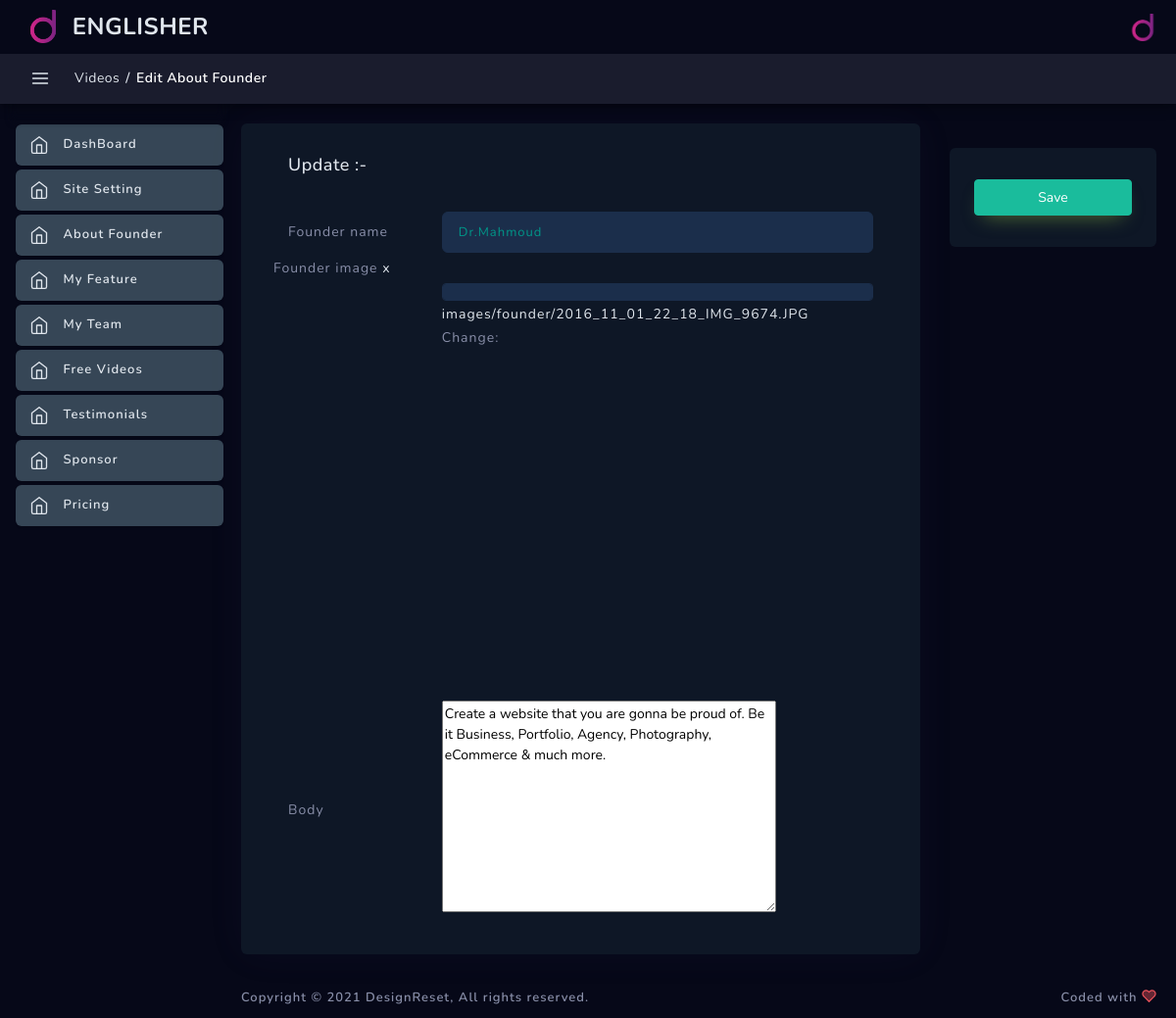
The app's page /dashboard/about/edit/1/ (signed in) with its own data.
### englisher/models.py (models this page shows)
class AboutFounder(SingletonModel):
    founder_name = models.CharField(max_length=250)
    founder_image = models.ImageField(upload_to="images/founder/")
    body = models.TextField()
    def __str__(self):
        return "About Founder"
    class Meta:
        verbose_name = "About Founder"

### englisher/dashbord/solo/views.py (the view)
class AboutUpdateView(AboutMixin,
                         GetSuccessUrlOverrideAboutMixin,
                         UpdateView):
    template_name = "dashboard/dash_template/about_config/form.html"
    permission_required = "englisher.change_aboutfounder"

### templates/dashboard/dash_template/about_config/form.html (shortened to what this page needs)
{% extends 'dashboard/base.html' %}
{% load static %}
{% load widget_tweaks %}
{% block pagelevelcss %}
<link href="{% static 'dashboard/assets/css/apps/invoice-add.css' %}" rel="stylesheet" type="text/css" />
<link rel="stylesheet" type="text/css" href="{% static 'dashboard/plugins/dropify/dropify.min.css' %}">
<link rel="stylesheet" type="text/css" href="{% static 'dashboard/assets/css/forms/theme-checkbox-radio.cs' %}s">
<link href="{% static 'dashboard/plugins/flatpickr/flatpickr.css' %}" rel="stylesheet" type="text/css">
<link href="{% static 'dashboard/plugins/flatpickr/custom-flatpickr.css' %}" rel="stylesheet" type="text/css">
<link href="{% static 'dashboard/assets/css/scrollspyNav.css' %}" rel="stylesheet" type="text/css" />
<link rel="stylesheet" href="{% static 'dashboard/plugins/editors/markdown/simplemde.min.css' %}">
<link href="{% static 'dashboard/plugins/file-upload/file-upload-with-preview.min.css' %}" rel="stylesheet" type="text/css" />
<link rel="stylesheet" type="text/css" href="{% static 'dashboard/assets/css/forms/switches.css' %}">
{% endblock pagelevelcss %}
{% block breadcrumb %}
<li class="breadcrumb-item"><a href="{% url 'pricing-list' %}">Videos</a></li>
<li class="breadcrumb-item active" aria-current="page"><span>{% if object %}Edit {{object}}{% else %}Create New Video{% endif %}</span></li>
{% endblock breadcrumb %}
{% block content %}
<div class="row invoice layout-top-spacing layout-spacing">
    <div class="col-xl-12 col-lg-12 col-md-12 col-sm-12 col-12">
        <div class="doc-container">
            <div class="row">
                <div class="col-xl-9">
                    <div class="invoice-content">
                        <div class="invoice-detail-body">
                            <div class="invoice-detail-header">
                                <div class="row justify-content-around">
                                    <div class="col-xl-12 invoice-address-company">
                                        <h4>{% if object %}Update {{edit}}:-{% else %}Create New Video:-{% endif %}</h4>
                                        <div class="invoice-address-company-fields">
                                            <form id="supmit-form" method="post" enctype="multipart/form-data">
                                                <div class="form-group row pt-3">
                                                    <label for="{{ form.founder_name.id_for_label }}" class="col-sm-3 col-form-label col-form-label-sm">{{ form.founder_name.label }}</label>
                                                    <div class="col-sm-9">
                                                        {{ form.founder_name|add_class:'form-control form-control-sm' }}
                                                    </div>
                                                </div>
                                                <div class="custom-file-container row" data-upload-id="myFirstImage">
                                                    <label>{{ form.founder_image.label }}
                                                        <a href="javascript:void(0)" class=" custom-file-container__image-clear" title="Clear Image">x</a>
                                                    </label>
                                                    <div class="col-sm-9 offset-sm-3">
                                                        <label class="custom-file-container__custom-file" >
                                                            {{ form.founder_image|add_class:'custom-file-container__custom-file__custom-file-input' }}
                                                            <span class="custom-file-container__custom-file__custom-file-control"></span>
                                                        </label>
                                                        <div class="custom-file-container__image-preview"></div>
                                                    </div>
                                                </div>
                                                <div class="form-group row pt-3">
                                                    <label for="{{ form.body.id_for_label }}" class="col-sm-3 col-form-label col-form-label-sm">{{ form.body.label }}</label>
                                                    <div class="col-sm-9">
                                                        {{ form.body|add_class:"demo1"|append_attr:"id:test" }}
                                                    </div>
                                                </div>
                                            </form>
                                        </div>
                                    </div>
                                </div>
                            </div>
                        </div>
                    </div>
                </div>
                <div class="col-xl-3">
                    <div class="invoice-actions-btn">
                        <div class="invoice-action-btn">
                            <div class="row">
                                <div class="col-xl-12 col-md-4">
                                    <button class="btn btn-success btn-download w-100" form="supmit-form" type="submit">Save</button>
                                </div>
                            </div>
                        </div>
                    </div>
                </div>
            </div>
        </div>
    </div>
</div>
{% endblock content %}

### englisher/static/dashboard/assets/css/dashboard/dash_1.css (style rules this page uses)
.layout-spacing { padding-bottom: 25px; }

### englisher/static/dashboard/assets/css/apps/invoice-add.css (style rules this page uses)
.invoice-detail-body { padding: 0; padding-top: 32px; padding-bottom: 32px; background-color: #0e1726; box-shadow: 0 0 40px 0 rgba(94, 92, 154, 0.06); border-radius: 6px; }
.invoice-content .invoice-detail-header { padding: 0 48px; }
.invoice-content .invoice-address-company h4 { font-size: 18px; margin-bottom: 20px; }
.invoice-content .invoice-address-company .invoice-address-company-fields label { font-size: 14px; color: #888ea8; min-width: 75px; align-self: center; margin-bottom: 0; }
.invoice-content .invoice-address-company .invoice-address-company-fields .form-group { margin-bottom: 5px; }
.invoice-actions-btn { padding: 25px; padding-top: 32px; padding-bottom: 32px; margin-top: 25px; background-color: #0e1726; border-radius: 6px; }

### englisher/static/dashboard/assets/css/main.css (style rules this page uses)
html { min-height: 100%; }
body { color: #888ea8; height: 100%; font-size: 0.875rem; background: #f1f2f3; overflow-x: hidden; overflow-y: auto; letter-spacing: 0.0312rem; font-family: 'Nunito', sans-serif; }
h1, h2, h3, h4, h5, h6 { color: #3b3f5c; }
a { color: #e0e6ed; outline: none; }
textarea { outline: none; }
.form-group label, label { font-size: 15px; color: #e3e4eb; letter-spacing: 1px; }
.form-control { height: auto; border: 1px solid #1b2e4b; color: #009688; font-size: 15px; padding: 8px 10px; letter-spacing: 1px; height: calc(1.4em + 1.4rem + 2px); padding: .75rem 1.25rem; border-radius: 6px; background: #1b2e4b; }
.form-control.form-control-sm { padding: 7px 16px; font-size: 13px; }
.btn { padding: 0.4375rem 1.25rem; text-shadow: none; font-size: 14px; color: #3b3f5c; font-weight: normal; white-space: normal; word-wrap: break-word; transition: .2s ease-out; touch-action: manipulation; cursor: pointer; background-color: #f1f2f3; box-shadow: 0px 5px 20px 0 rgba(0, 0, 0, 0.1); will-change: opacity, transform; transition: all 0.3s ease-out; -webkit-transition: all 0.3s ease-out; }
.btn-success { color: #fff !important; background-color: #1abc9c; border-color: #1abc9c; box-shadow: 0 10px 20px -10px rgba(141, 191, 66, 0.59); }

### englisher/static/dashboard/assets/css/structure.css (style rules this page uses)
html { min-height: 100%; }
body { color: #888ea8; height: 100%; font-size: 0.875rem; background: #060818; overflow-x: hidden; overflow-y: auto; letter-spacing: 0.0312rem; font-family: 'Nunito', sans-serif; }
h1, h2, h3, h4, h5, h6 { color: #e0e6ed; }
.layout-top-spacing { margin-top: 20px; }
.layout-spacing { padding-bottom: 40px; }
.sub-header-container .breadcrumb-one .breadcrumb-item { align-self: center; display: flex; }
.sub-header-container .breadcrumb-one .breadcrumb-item a { color: #e0e6ed; vertical-align: sub; }
.sub-header-container .breadcrumb-one .breadcrumb-item span { vertical-align: sub; }
.sub-header-container .breadcrumb-one .breadcrumb-item.active { color: #fff; font-weight: 600; }
.sub-header-container .breadcrumb-one .breadcrumb-item + .breadcrumb-item { padding: 0px; }
.sub-header-container .breadcrumb-one .breadcrumb-item + .breadcrumb-item::before { color: #e0e6ed; padding: 0 6px 0 6px; vertical-align: bottom; display: inline-block; float: none; }

### records on screen
AboutFounder: founder_name "Dr.Mahmoud", founder_image "images/founder/2016_11_01_22_18_IMG_9674.JPG Change:", body "Create a website that you are gonna be proud of. Be it Business, Portfolio, Agency, Photography, eCommerce & much more."

### other values on screen
{{ object }} "About Founder"
